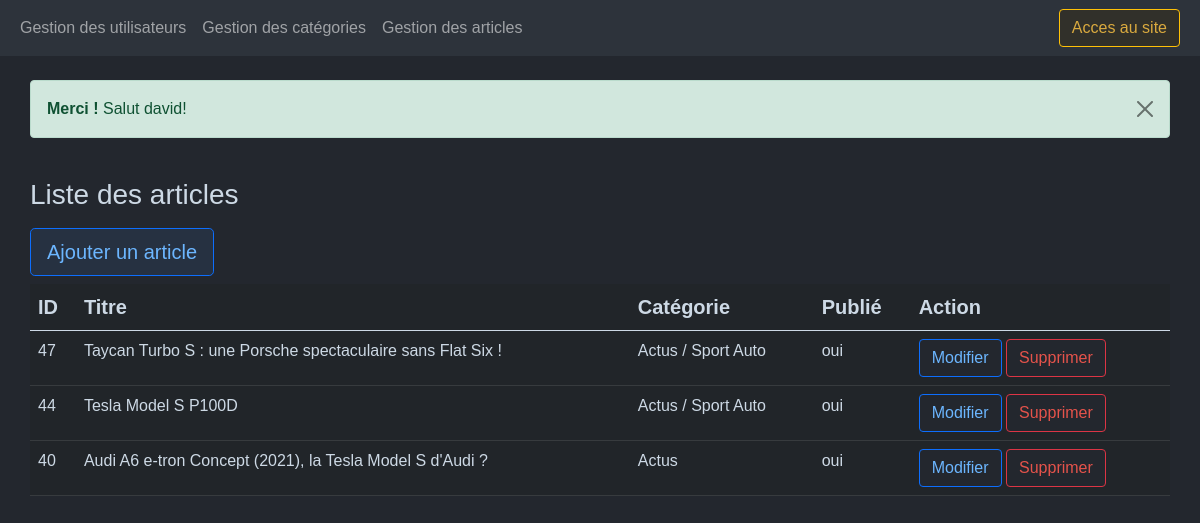
Screenshot of /admin/index.php?page=articles&action=list (signed in) with the database file from the repository.
### tables this page shows
CREATE TABLE `posts` (
  `id` int(11) NOT NULL,
  `title` varchar(256) NOT NULL,
  `date` datetime NOT NULL DEFAULT CURRENT_TIMESTAMP,
  `summary` text NOT NULL,
  `content` text NOT NULL,
  `is_published` tinyint(1) NOT NULL DEFAULT '0',
  `created_at` datetime NOT NULL DEFAULT CURRENT_TIMESTAMP,
  `img` varchar(256) NOT NULL,
  `user_id` int(11) NOT NULL
);

### admin/index.php (called while the page is built, shortened)
<?php
	if(isset($_GET['page'])){
		$page = $_GET['page'];
		switch ($page){
				case 'articles':
				require_once('controllers/postsController.php');
				break;
		}
	}
	else {
		$page = "";
		require_once('controllers/indexController.php');
	}
	require_once('layouts/admin.php');
?>

### models/Post.php (called while the page is built, shortened)
<?php
  function getAllPosts(){
    $db = $GLOBALS['db'] ;
    $query = $db->query("SELECT p.*, u.firstname, u.lastname, GROUP_CONCAT(c.name SEPARATOR ' / ') AS categories
    FROM posts p
    JOIN categories_posts cp ON p.id = cp.post_id
    JOIN categories c ON cp.category_id = c.id
    JOIN users u ON p.user_id = u.id
    GROUP BY p.id
    ORDER BY p.date DESC");
    return 	$query->fetchAll();
  }
?>

### admin/controllers/postsController.php (called while the page is built, shortened)
<?php
  require_once ('../models/Post.php');
  $action = $_GET['action'];
  if ($action == 'list') {
    $posts = getAllPosts();
  }
  else{
    header('Location: ../index.php?page=404');
    exit;
  }
?>

### admin/views/postsListView.php (the view)
<br><h3>Liste des articles</h3>
<table class="table table-dark table-hover caption-top">
	<caption><a class="btn btn-lg btn-outline-primary" href="index.php?page=articles&action=new">Ajouter un article</a></caption>
	<thead class="sticky-top">
		<tr>
			<th class="sticky-top">ID</th>
			<th class="sticky-top">Titre</th>
			<th class="sticky-top">Catégorie</th>
			<th class="sticky-top">Publié</th>
			<th class="sticky-top">Action</th>
		</tr>
	</thead>
	<tbody>
	<?php foreach($posts as $post): ?>
		<tr>
			<td><?= $post['id'];?></td>
			<td><?= $post['title'];?></td>
			<td><?= $post['categories'];?></td>
			<td>
        <?php if($post['is_published'] == 1): ?>
          <?= "oui";?>
        <?php else: ?>
          <?= "non";?>
        <?php endif; ?>
      </td>
			<td>
				<a class="btn btn-primary" href="index.php?page=articles&action=edit&id=<?=$post['id'];?>">Modifier</a>
				<a class="btn btn-danger" href="index.php?page=articles&action=delete&id=<?=$post['id'];?>">Supprimer</a>
			</td>
		</tr>
	<?php endforeach; ?>
	</tbody>
</table>

### assets/css/admin.css (style rules this page uses)
body { font-family: "Montserrat", sans-serif; background-color: #23272e; color: #cdd9e5 !important; }
table { color: #cdd9e5 !important; }
thead { font-size: 20px; }
tr { font-weight: 400; }
.btn-outline-primary { color: #6cb6ff !important; background-color: #263141; }
.btn-primary { color: #6cb6ff !important; background-color: #23272e; }
.btn-danger { color: #e5534b !important; background-color: #23272e; }

### rows the page displays
posts: id "47", title "Taycan Turbo S : une Porsche spectaculaire sans Flat Six !", categories "Actus / Sport Auto", is_published "oui"
posts: id "44", title "Tesla Model S P100D", categories "Actus / Sport Auto", is_published "oui"
posts: id "40", title "Audi A6 e-tron Concept (2021), la Tesla Model S d'Audi ?", categories "Actus", is_published "oui"

### other values shown
$_SESSION['message'] "Salut david!"
